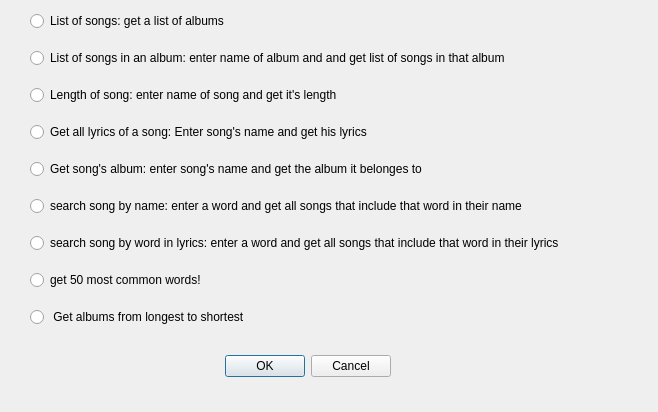
<?xml version="1.0" encoding="UTF-8"?>
<ui version="4.0">
 <class>Dialog</class>
 <widget class="QDialog" name="Dialog">
  <property name="geometry">
   <rect>
    <x>0</x>
    <y>0</y>
    <width>658</width>
    <height>412</height>
   </rect>
  </property>
  <property name="windowTitle">
   <string>Dialog</string>
  </property>
  <widget class="QWidget" name="verticalLayoutWidget">
   <property name="geometry">
    <rect>
     <x>30</x>
     <y>0</y>
     <width>585</width>
     <height>341</height>
    </rect>
   </property>
   <layout class="QVBoxLayout" name="verticalLayout_3">
    <item>
     <widget class="QRadioButton" name="radioButton_19">
      <property name="text">
       <string>List of songs: get a list of albums</string>
      </property>
      <attribute name="buttonGroup">
       <string notr="true">buttonGroup</string>
      </attribute>
     </widget>
    </item>
    <item>
     <widget class="QRadioButton" name="radioButton_20">
      <property name="text">
       <string>List of songs in an album: enter name of album and and get list of songs in that album</string>
      </property>
      <attribute name="buttonGroup">
       <string notr="true">buttonGroup</string>
      </attribute>
     </widget>
    </item>
    <item>
     <widget class="QRadioButton" name="radioButton_21">
      <property name="text">
       <string>Length of song: enter name of song and get it's length</string>
      </property>
      <attribute name="buttonGroup">
       <string notr="true">buttonGroup</string>
      </attribute>
     </widget>
    </item>
    <item>
     <widget class="QRadioButton" name="radioButton_22">
      <property name="text">
       <string>Get all lyrics of a song: Enter song's name and get his lyrics</string>
      </property>
      <attribute name="buttonGroup">
       <string notr="true">buttonGroup</string>
      </attribute>
     </widget>
    </item>
    <item>
     <widget class="QRadioButton" name="radioButton_23">
      <property name="text">
       <string>Get song's album: enter song's name and get the album it belonges to</string>
      </property>
      <attribute name="buttonGroup">
       <string notr="true">buttonGroup</string>
      </attribute>
     </widget>
    </item>
    <item>
     <widget class="QRadioButton" name="radioButton_24">
      <property name="text">
       <string>search song by name: enter a word and get all songs that include that word in their name</string>
      </property>
      <attribute name="buttonGroup">
       <string notr="true">buttonGroup</string>
      </attribute>
     </widget>
    </item>
    <item>
     <widget class="QRadioButton" name="radioButton_25">
      <property name="text">
       <string>search song by word in lyrics: enter a word and get all songs that include that word in their lyrics</string>
      </property>
      <attribute name="buttonGroup">
       <string notr="true">buttonGroup</string>
      </attribute>
     </widget>
    </item>
    <item>
     <widget class="QRadioButton" name="radioButton_26">
      <property name="text">
       <string>get 50 most common words!</string>
      </property>
      <attribute name="buttonGroup">
       <string notr="true">buttonGroup</string>
      </attribute>
     </widget>
    </item>
    <item>
     <widget class="QRadioButton" name="radioButton_27">
      <property name="text">
       <string> Get albums from longest to shortest</string>
      </property>
      <attribute name="buttonGroup">
       <string notr="true">buttonGroup</string>
      </attribute>
     </widget>
    </item>
   </layout>
  </widget>
  <widget class="QDialogButtonBox" name="buttonBox">
   <property name="geometry">
    <rect>
     <x>190</x>
     <y>350</y>
     <width>201</width>
     <height>32</height>
    </rect>
   </property>
   <property name="orientation">
    <enum>Qt::Horizontal</enum>
   </property>
   <property name="standardButtons">
    <set>QDialogButtonBox::Cancel|QDialogButtonBox::Ok</set>
   </property>
  </widget>
 </widget>
 <resources/>
 <connections/>
 <buttongroups>
  <buttongroup name="buttonGroup"/>
 </buttongroups>
</ui>
